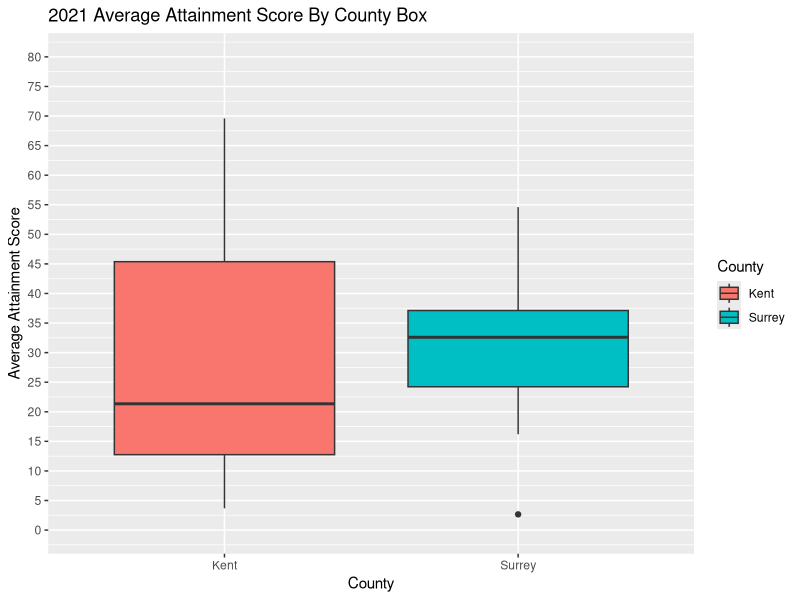
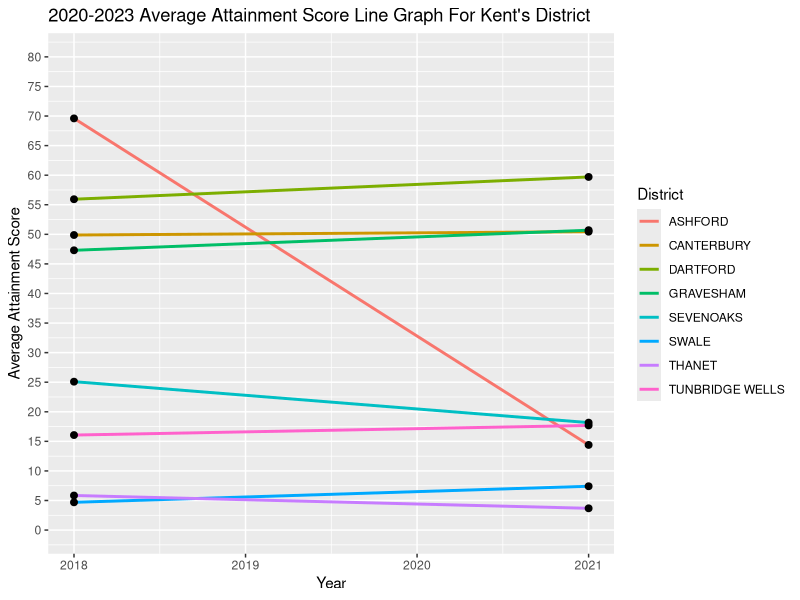
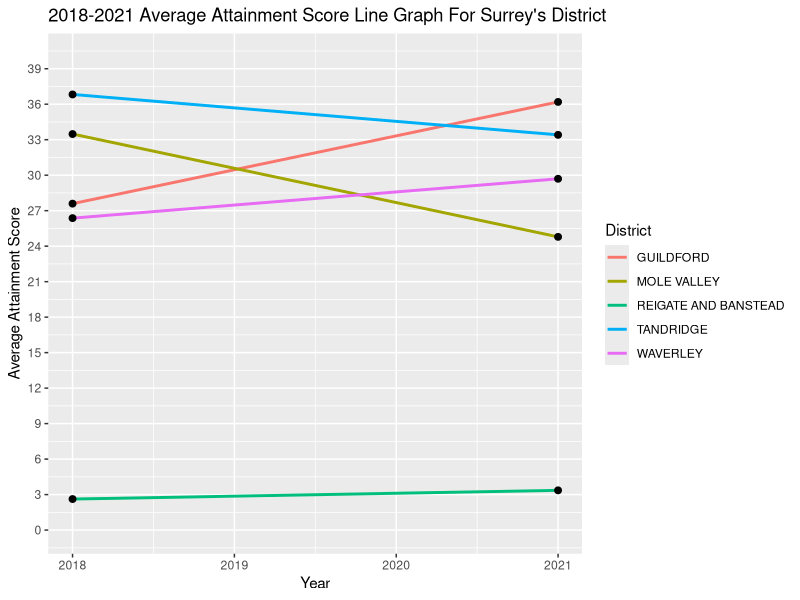

Generate these figures, in order, with R:
library(tidyverse)
library(dplyr)
library(lubridate)
library(ggplot2)


setwd("C:/Users/aasis/Desktop/DataScience-Assignment")

#importing the cleaned school dataset
cleaned_school_dataset= read_csv('Clean-data/Cleaned School Dataset.csv')

#Creating a new dataset consisting district and short postcode
district= read_csv('Clean-data/Cleaned Population.csv') %>% 
  select(`Short Postcode`, District) %>% 
  rename(`Short Post Code`= `Short Postcode`) #renaming to match the column name in school dataset

#Joining the district dataset into Schoo Dataset by Short Post Code
cleaned_school_dataset <- cleaned_school_dataset %>% 
  left_join(district, by = "Short Post Code") %>% 
  na.omit() 

#-----------2021 Average Attainment Score Box plot-----------#

#grouping school dataset by town, distrct, county and year and showing avg. price for each group
Grouped_school_dataset = cleaned_school_dataset %>% 
  group_by(`Town`,District,County,Year) %>% 
  summarise(`Average Attainment Score`= mean(`Attainment Score`)) %>% 
  ungroup(`Town`,District,County,`Year`) 

#creating box plot to visualize average attainment score in kent and surrey in 2021
Grouped_school_dataset %>% 
  filter(Year==2021) %>% #filtering to show only data of 2021
  group_by(County) %>% #grouping by county since we are comparing counties only
  ggplot(aes(x = County, y = `Average Attainment Score`, fill=County)) + #setting x-axis and y-axis values
  scale_y_continuous(limits=c(0,80), breaks = seq(0,80,5))+ #setting limits and breaks
  geom_boxplot() + #specifying the type of plot we need
  labs(title="2021 Average Attainment Score By County Box") #setting label for the chart


#-------------------20-21 avg attainment score in kent line chart------------------
#grouping the cleaned school dataset by county and year and showing the average price for each group
Grouped_school_dataset2 <- cleaned_school_dataset %>% 
  filter(County=="Kent") %>% #filtering to show only rows with county as Kent
  group_by(District,Year) %>% 
  summarise(`Average Attainment Score`= mean(`Attainment Score`)) 

#creating line graph of average Attainment score from 2018-2021
Grouped_school_dataset2 %>%
  group_by(District, Year) %>%  #grouping by District and year since we are comparing average score of districts, year after year
  ggplot( aes(x = `Year`, y = `Average Attainment Score`, group = District, color = District)) + #defining x-axis and y-axis values and colors of line
  geom_line(linewidth = 1) + #defining line width 
  geom_point(size = 2, color = "black") + #defining point size and color
  scale_y_continuous(limits=c(0,80), breaks = seq(0,80,5)) + #defining limits, breaks 
  labs(title = "2020-2023 Average Attainment Score Line Graph For Kent's District", #defining labels 
       x = "Year",
       y = "Average Attainment Score") 


#-----------2020-2021 Average Attainment Score Line Graph For Surrey's District-----------#

#grouping the cleaned school dataset by county and year and showing the average price for each group
Grouped_school_dataset3 <- cleaned_school_dataset %>% 
  filter(County=="Surrey") %>% #filtering to show only rows with county as Surrey
  group_by(District,Year) %>% 
  summarise(`Average Attainment Score`= mean(`Attainment Score`)) 

#creating line graph of average Attainment score from 2018-2021
Grouped_school_dataset3 %>%
  group_by(District, Year) %>%  #grouping by District and year since we are comparing average score of districts, year after year
  ggplot( aes(x = `Year`, y = `Average Attainment Score`, group = District, color = District)) + #defining x-axis and y-axis values and colors of line
  geom_line(linewidth = 1) + #defining line width 
  geom_point(size = 2, color = "black") + #defining point size and color
  scale_y_continuous(limits=c(0,40), breaks = seq(0,40,3)) + #defining limits, breaks 
  labs(title = "2018-2021 Average Attainment Score Line Graph For Surrey's District", 
       x = "Year",
       y = "Average Attainment Score") #defining labels 

